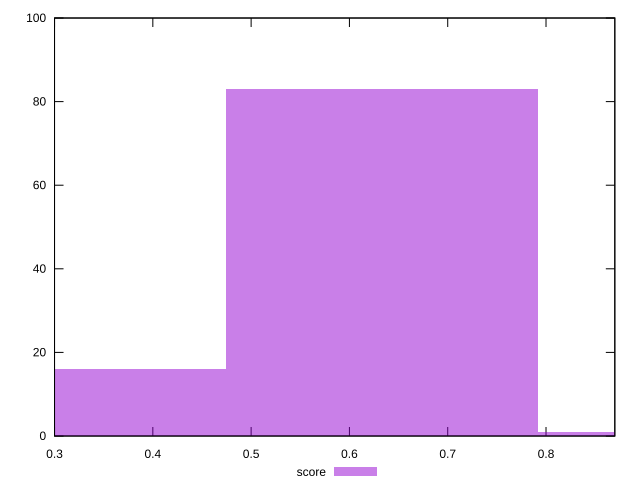

Write gnuplot code to recreate this figure.
reset

$score <<EOF
0.6332407947764082 83
0.3166203973882041 16
0.9498611921646123 1
EOF

set key outside below
set boxwidth 0.3166203973882041
set xrange [0.3:0.87]
set yrange [0:100]
set trange [0:100]
set style fill transparent solid 0.5 noborder
set terminal svg size 640, 490 enhanced background rgb 'white'
set output "report/report_00029_2021-02-24T13-36-40.390Z/unused-css-rules/samples/astro/score/histogram.svg"

plot $score title "score" with boxes

reset
